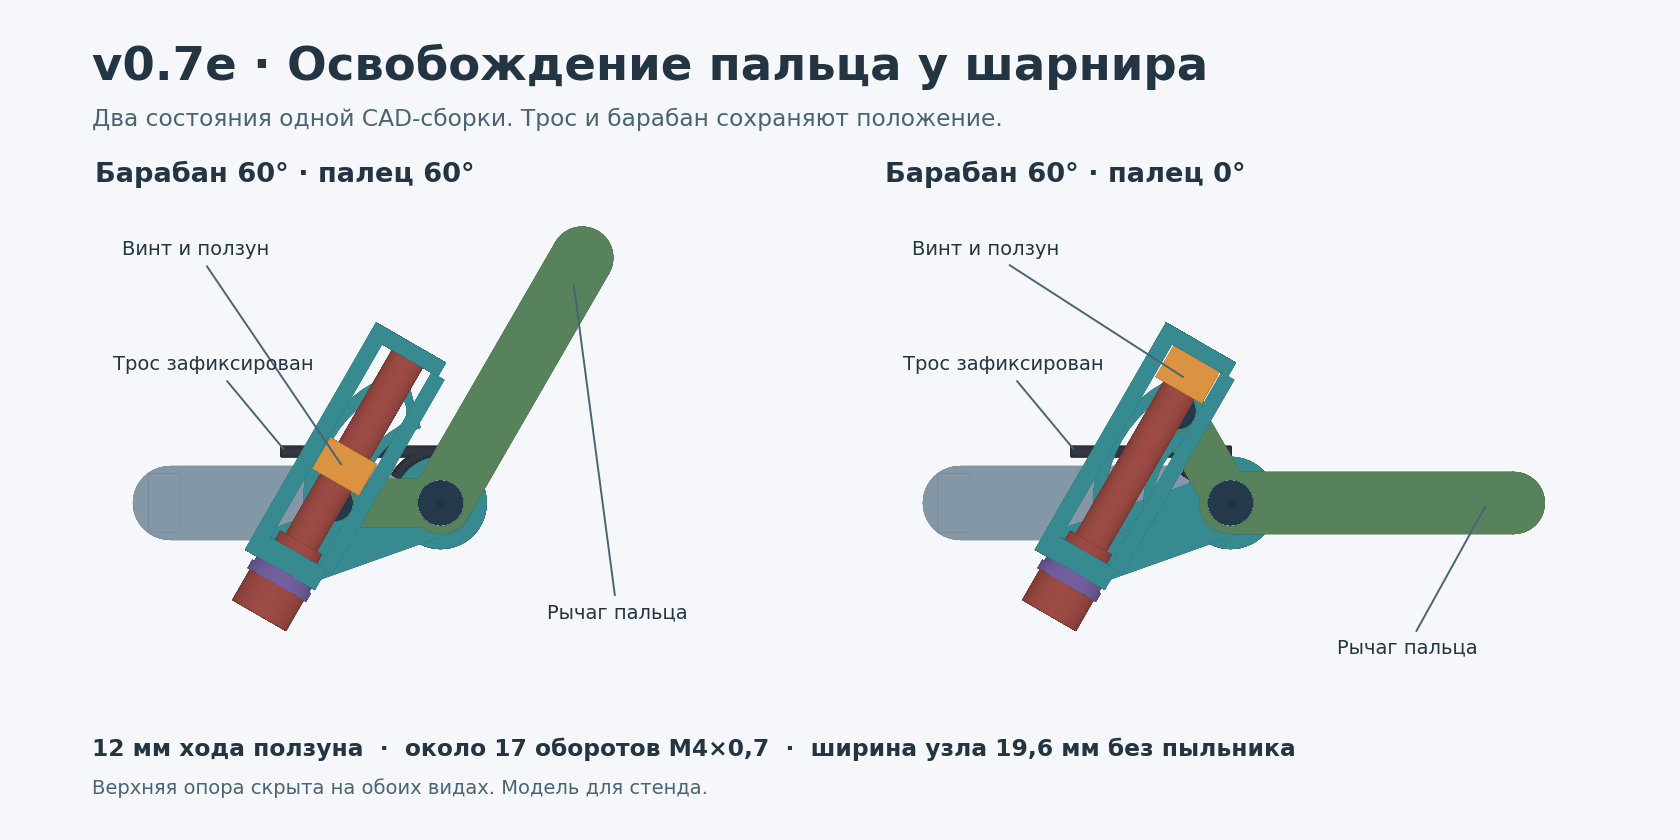

Python code for this plot:
"""Two plan views from the audited solids, seen along the joint axle."""
import argparse
from pathlib import Path

import matplotlib
matplotlib.use("Agg")
from matplotlib import colors, pyplot as plt
from matplotlib.collections import PolyCollection
import numpy as np

from joint_cad import COLORS, cable_bodies, pose

PAPER = "#f5f7fa"
INK = "#233442"
MUTED = "#496475"


def draw(ax, delta):
    parts = pose(60, delta)
    parts.pop("frame_upper_ear")
    parts.update({f"cable_{i}": v for i, v in enumerate(cable_bodies(60))})
    faces = []
    for name, body in parts.items():
        tint = np.array(colors.to_rgb(COLORS[name.split("_")[0]]))
        verts, tris = body.tessellate(.25, .23)
        vertices = np.array([v.toTuple() for v in verts])
        for triangle in tris:
            verts = vertices[list(triangle)]
            normal = np.cross(verts[1]-verts[0], verts[2]-verts[0])
            length = np.linalg.norm(normal)
            if length > 1e-10:
                shade = .74 + .26 * abs(normal[2] / length)
                faces.append((verts[:, 2].mean(), verts[:, :2], shade * tint))
    faces.sort(key=lambda f: f[0])
    ax.add_collection(PolyCollection([f[1] for f in faces], facecolors=[f[2] for f in faces],
                                     edgecolors="face", linewidths=.18))
    ax.set_xlim(-39, 40)
    ax.set_ylim(-21, 35)
    ax.set_aspect("equal")
    ax.axis("off")
    opts = dict(color=INK, fontsize=10, arrowprops=dict(arrowstyle="-", color=MUTED))
    ax.annotate("Винт и ползун", ((-11, 4) if delta == 0 else (-5, 14)), (-36, 28), **opts)
    ax.annotate("Трос зафиксирован", (-17.5, 5.8), (-37, 15), **opts)
    target = (15, 25) if delta == 0 else (29, 0)
    ax.annotate("Рычаг пальца", target, (12, -13 if delta == 0 else -17), **opts)
    ax.scatter([0], [0], s=12, color="#183747", zorder=5)


def render(path):
    fig = plt.figure(figsize=(12, 6), facecolor=PAPER)
    gs = fig.add_gridspec(1, 2, left=.055, right=.945, bottom=.18, top=.77, wspace=.12)
    fig.text(.055, .905, "v0.7e · Освобождение пальца у шарнира", color=INK, fontsize=24, weight="bold")
    fig.text(.055, .85, "Два состояния одной CAD-сборки. Трос и барабан сохраняют положение.", color=MUTED, fontsize=12)
    for j, (d, title) in enumerate(((0, "Барабан 60° · палец 60°"), (60, "Барабан 60° · палец 0°"))):
        ax = fig.add_subplot(gs[0, j])
        draw(ax, d)
        ax.set_title(title, loc="left", fontsize=14, color=INK, fontweight="bold")
    fig.text(.055, .10, "12 мм хода ползуна  ·  около 17 оборотов М4×0,7  ·  ширина узла 19,6 мм без пыльника",
             color=INK, fontsize=12, weight="bold")
    fig.text(.055, .055, "Верхняя опора скрыта на обоих видах. Модель для стенда.", color=MUTED, fontsize=10)
    fig.savefig(path, dpi=140, facecolor=PAPER)
    plt.close(fig)


if __name__ == "__main__":
    parser = argparse.ArgumentParser()
    parser.add_argument("--output", type=Path, default=Path(__file__).with_name("preview.png"))
    render(parser.parse_args().output)
